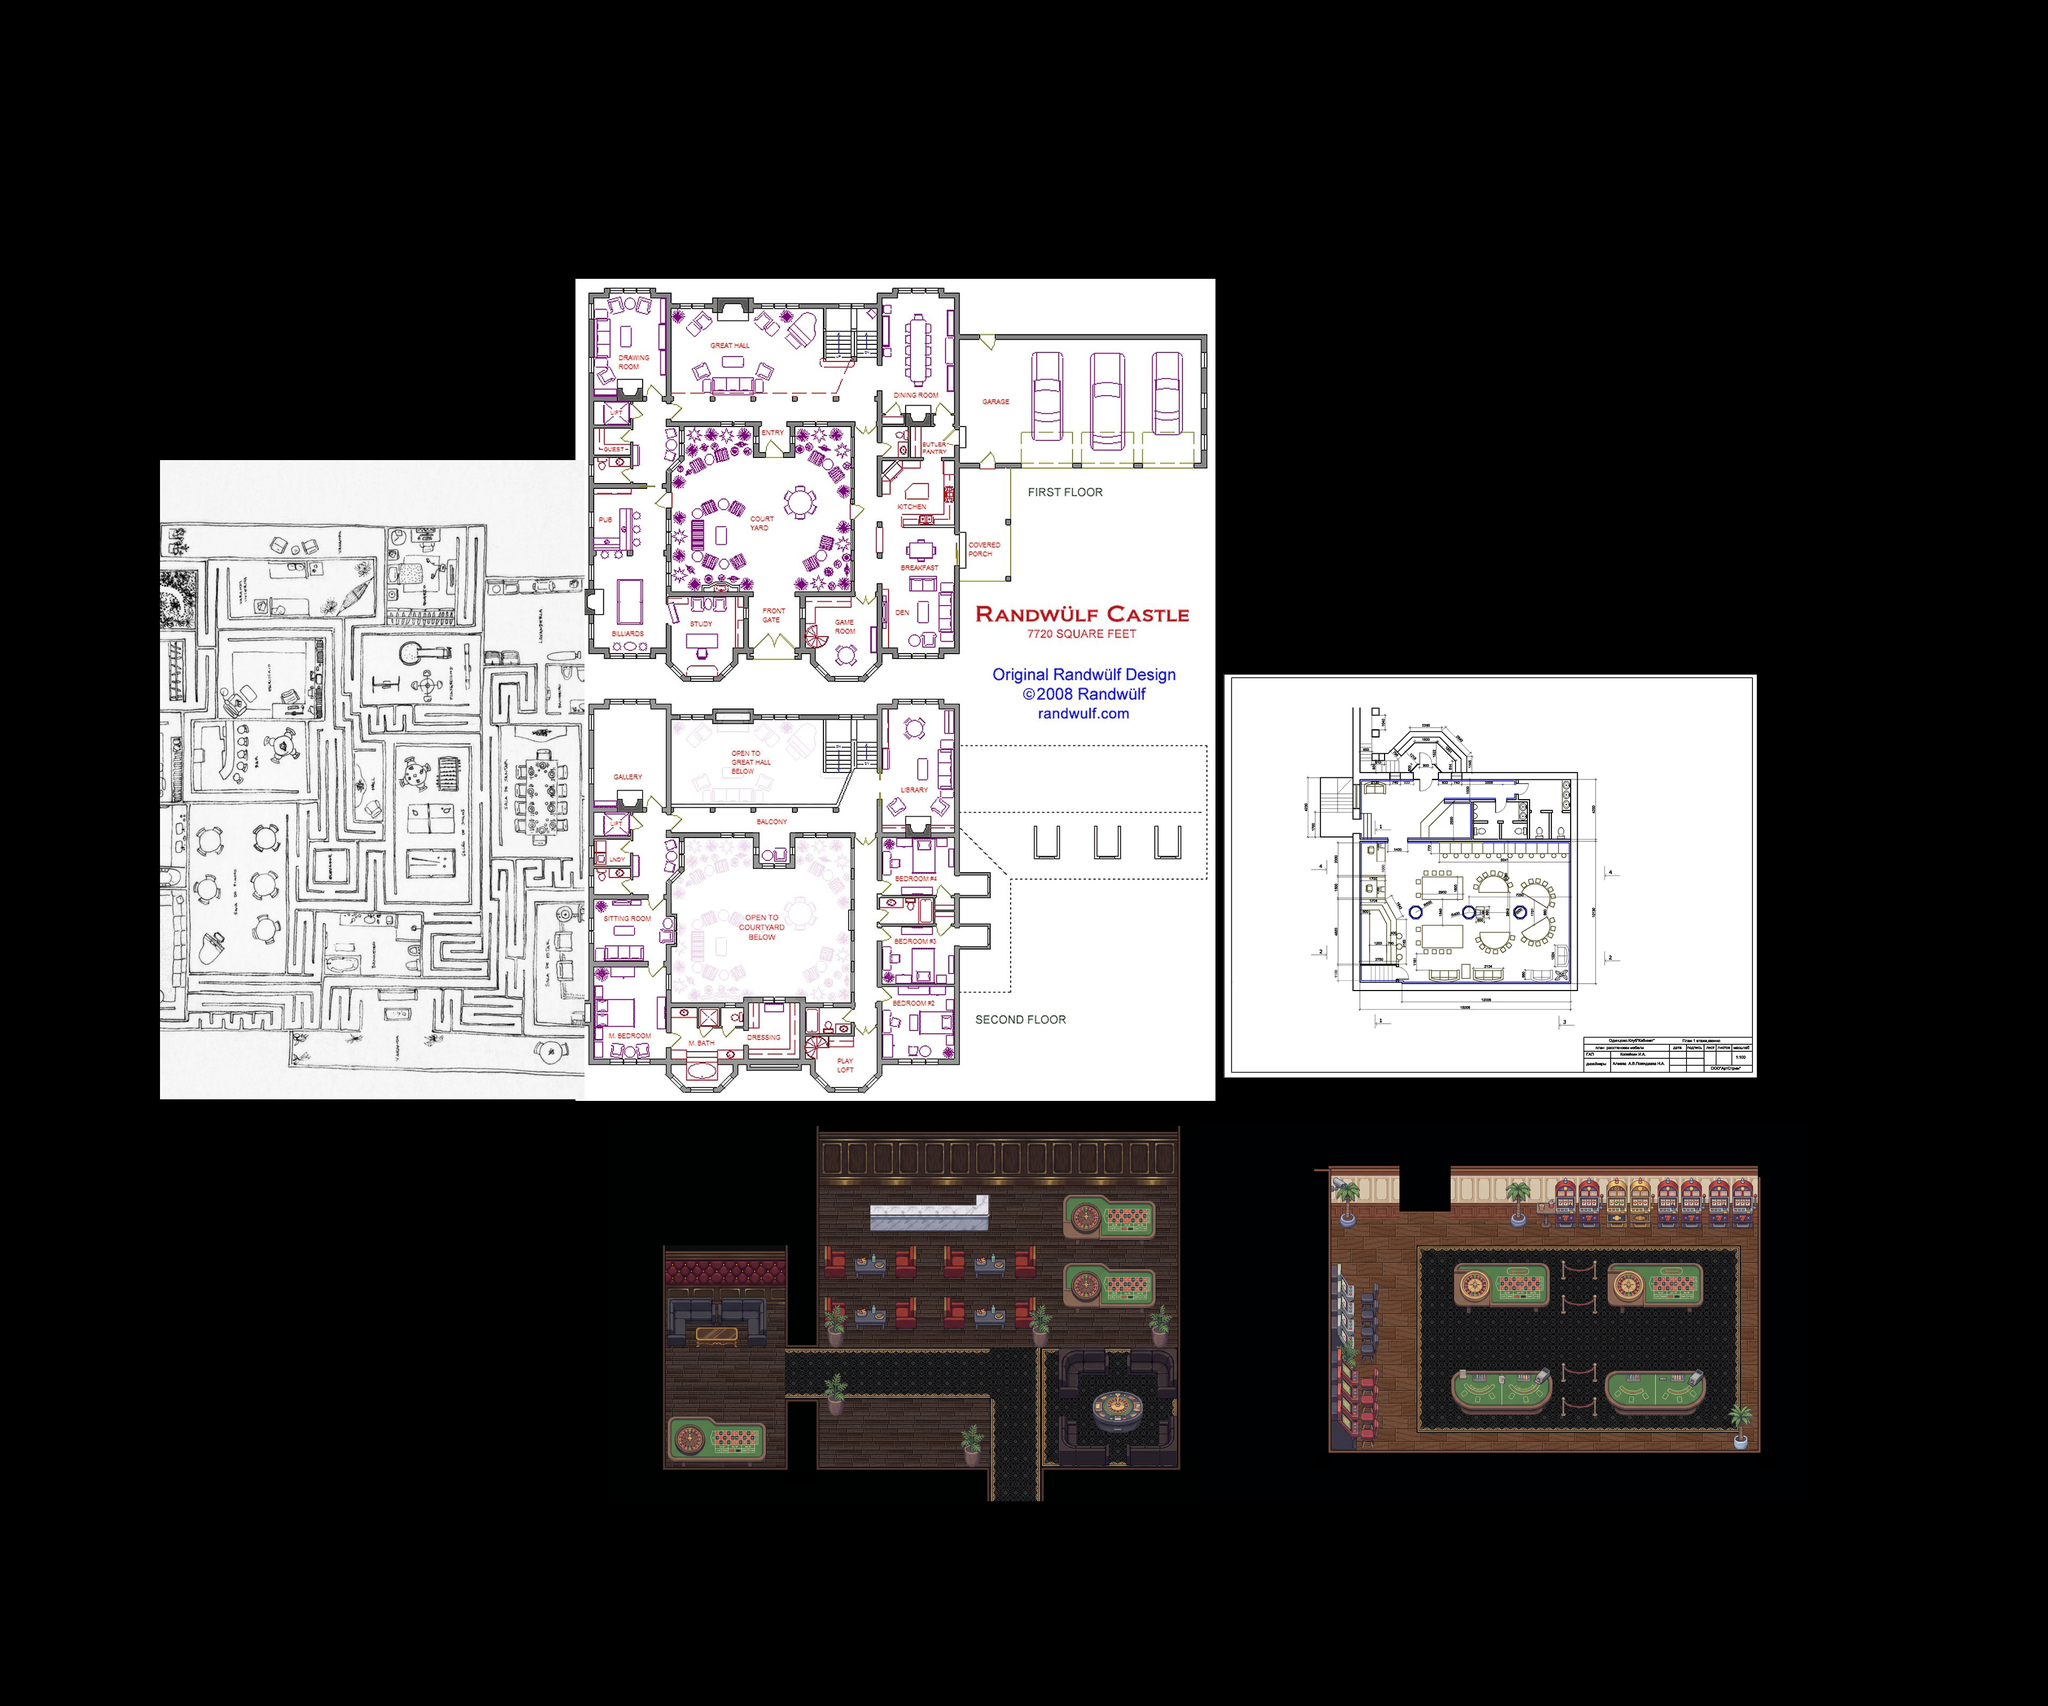

The image is a tile-based game level rendered from a .tmx file. Its description and source (layers, tilesets, objects; grid data summarised) follow:
An orthogonal 120x100 tile map with 32x32 px tiles, 7 tile layers (Under_floor, Upper_floor, Walls, Roof, ...), 10 tilesets, 3 image layers and 189 objects.

<map version="1.10" tiledversion="1.12.2" orientation="orthogonal" renderorder="right-down" width="120" height="100" tilewidth="32" tileheight="32" infinite="0" nextlayerid="28" nextobjectid="354">
 <editorsettings>
  <export target="casino_map_3232.tmj" format="json" />
 </editorsettings>
 <tileset firstgid="1" name="WALLS 1 32x32" tilewidth="32" tileheight="32" tilecount="552" columns="24">
  <image source="../CASINO TILES SET/Walls_32x32/WALLS 1 32x32.png" width="768" height="736" />
 </tileset>
 <tileset firstgid="553" name="WALLS 2 32x32" tilewidth="32" tileheight="32" tilecount="768" columns="24">
  <image source="../CASINO TILES SET/Walls_32x32/WALLS 2 32x32.png" width="768" height="1024" />
 </tileset>
 <tileset firstgid="1321" name="1_FLOOR" tilewidth="32" tileheight="32" tilecount="252" columns="21">
  <image source="../CASINO TILES SET/Floor/1_FLOOR.png" width="672" height="384" />
 </tileset>
 <tileset firstgid="1573" name="1_RUGS" tilewidth="32" tileheight="32" tilecount="360" columns="24">
  <image source="../CASINO TILES SET/Floor/1_RUGS.png" width="768" height="480" />
 </tileset>
 <tileset firstgid="1933" name="Slot_machines" tilewidth="32" tileheight="32" tilecount="576" columns="24">
  <image source="../CASINO TILES SET/Objects_devided/32x32/Slot_machines.png" width="768" height="768" />
 </tileset>
 <tileset firstgid="2509" name="Slot machine side" tilewidth="96" tileheight="96" tilecount="6" columns="3">
  <image source="../CASINO TILES SET/Objects_devided/96x96/Slot machine side.png" width="288" height="192" />
 </tileset>
 <tileset firstgid="2515" name="Playing tables" tilewidth="32" tileheight="32" tilecount="576" columns="24">
  <image source="../CASINO TILES SET/Objects_devided/32x32/Playing tables.png" width="768" height="768" />
 </tileset>
 <tileset firstgid="3091" name="1 other objects" tilewidth="32" tileheight="32" tilecount="576" columns="24">
  <image source="../CASINO TILES SET/Objects_devided/32x32/1 other objects.png" width="768" height="768" />
 </tileset>
 <tileset firstgid="3667" source="casino tiles 32x32/Couches 1.tsx" />
 <tileset firstgid="4483" source="casino tiles 32x32/Tables 1.tsx" />
 <group id="22" name="All_floors">
  <layer id="1" name="Under_floor" width="120" height="100">
   <data>[12000 cells, 882 non-empty, 20 distinct tile ids]</data>
  </layer>
  <layer id="16" name="Upper_floor" width="120" height="100">
   <data>[12000 cells, 328 non-empty, 7 distinct tile ids]</data>
  </layer>
 </group>
 <group id="21" name="All_walls" offsetx="0.0625" offsety="0">
  <layer id="2" name="Walls" width="120" height="100">
   <data>[12000 cells, 212 non-empty, 28 distinct tile ids]</data>
  </layer>
  <layer id="20" name="Roof" width="120" height="100">
   <data>[12000 cells, 601 non-empty, 11 distinct tile ids]</data>
  </layer>
 </group>
 <group id="19" name="Reference">
  <imagelayer id="9" name="Ref4" offsetx="2532" offsety="1380">
   <image source="../Downloads/d0bad0bbd183d0b1-d0bad0b0d0b1d0b8d0bdd0b5d1821-d18dd182d0b0d0b6-d0bfd0bbd0b0d0bd-d0bfd0bed182d0bed0bbd0bad0b0-d0bad0b0d0b7d0b8d0bdd0be.png" />
  </imagelayer>
  <imagelayer id="6" name="Ref3" offsetx="2294.78" offsety="1264.6">
   <image source="References/Reference 3.png" width="1000" height="758" />
  </imagelayer>
  <imagelayer id="5" name="Ref 2" offsetx="1079.64" offsety="523.39">
   <image source="References/Reference 2.jpg" width="1200" height="1542" />
  </imagelayer>
  <imagelayer id="4" name="Ref 1" offsetx="300.73" offsety="863.76">
   <image source="References/Reference 1.png" width="796" height="1199" />
  </imagelayer>
 </group>
 <group id="18" name="Decorations">
  <layer id="10" name="Under_dec" width="120" height="100">
   <data>[12000 cells, 160 non-empty, 93 distinct tile ids]</data>
  </layer>
  <layer id="3" name="Middle_dec" width="120" height="100">
   <data>[12000 cells, 218 non-empty, 115 distinct tile ids]</data>
  </layer>
  <layer id="13" name="Upper_dec" width="120" height="100">
   <data>[12000 cells, 1 non-empty, 1 distinct tile ids]</data>
  </layer>
 </group>
 <group id="23" name="Objects" visible="0">
  <objectgroup id="26" name="Triggers">
   <object id="352" x="2624.91" y="2273.09" width="93.4545" height="15.6364" />
  </objectgroup>
  <objectgroup id="25" name="Collisions">
   <object id="67" x="2753.97" y="2638.64" width="238.006" height="15.3495" />
   <object id="69" x="2738.03" y="2637.09" width="17.75" height="4.9375" />
   <object id="96" x="2739.06" y="2640" width="17.75" height="6.9375" />
   <object id="97" x="2741.06" y="2645" width="17.75" height="4.9375" />
   <object id="98" x="2745.03" y="2647.09" width="17.75" height="4.9375" />
   <object id="99" x="2747.94" y="2648" width="17.75" height="4.9375" />
   <object id="110" x="2867.21" y="2648.08" width="17.75" height="4.9375" />
   <object id="111" x="2876.21" y="2633.85" width="17.75" height="8.11528" />
   <object id="112" x="2875.21" y="2641.05" width="17.75" height="4.9375" />
   <object id="113" x="2874.24" y="2644.08" width="17.75" height="4.9375" />
   <object id="114" x="2871.26" y="2647.01" width="17.75" height="4.9375" />
   <object id="115" x="2731.97" y="2571.04" width="174.036" height="49.5833" />
   <object id="116" x="2736.03" y="2569" width="13.875" height="4.03125" />
   <object id="117" x="2891.14" y="2565.55" width="37.4327" height="10.142" />
   <object id="123" x="2720.15" y="2585.04" width="12.9353" height="26.971" />
   <object id="124" x="2730.02" y="2573" width="5.68889" height="12.0444" />
   <object id="125" x="2727.02" y="2576.02" width="5.68889" height="12.0444" />
   <object id="126" x="2729.02" y="2573.93" width="5.68889" height="12.0444" />
   <object id="127" x="2724.98" y="2578.07" width="5.68889" height="12.0444" />
   <object id="128" x="2722.96" y="2580.93" width="5.68889" height="12.0444" />
   <object id="129" x="2720.97" y="2604.92" width="5.68889" height="12.0444" />
   <object id="130" x="2722" y="2607.88" width="5.68889" height="12.0444" />
   <object id="131" x="2722.97" y="2609.92" width="5.68889" height="12.0444" />
   <object id="132" x="2724.03" y="2612.98" width="5.68889" height="12.0444" />
   <object id="134" x="2725" y="2615.03" width="5.68889" height="12.0444" />
   <object id="135" x="2727.03" y="2615.95" width="5.68889" height="12.0444" />
   <object id="136" x="2728.06" y="2617.95" width="5.68889" height="12.0444" />
   <object id="137" x="2730" y="2620.04" width="5.68889" height="12.0444" />
   <object id="138" x="2732.03" y="2622.85" width="5.68889" height="12.0444" />
   <object id="139" x="2734.03" y="2624.92" width="5.68889" height="12.0444" />
   <object id="140" x="2735.94" y="2627.04" width="5.68889" height="12.0444" />
   <object id="141" x="2902.29" y="2579.98" width="5.68889" height="12.0444" />
   <object id="142" x="2903.24" y="2582.02" width="5.68889" height="12.0444" />
   <object id="143" x="2905.29" y="2584.02" width="5.68889" height="12.0444" />
   <object id="144" x="2906.16" y="2589.11" width="5.68889" height="23.6531" />
   <object id="145" x="2905.27" y="2604.91" width="5.68889" height="12.0444" />
   <object id="146" x="2904.33" y="2609.07" width="5.68889" height="12.0444" />
   </objectgroup>
 </group>
</map>
<!-- 151 of 189 objects omitted -->
